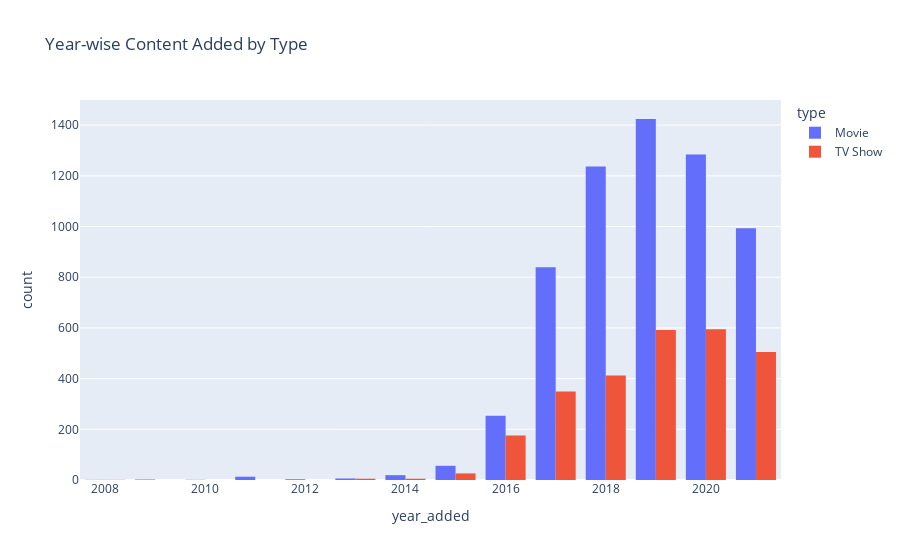

Source (notebook cell):
### Code cell
import plotly.express as px

fig = px.histogram(df, x='year_added', color='type', barmode='group',
                   title="Year-wise Content Added by Type")
fig.show()

### Figure 1 — Plotly figure (JSON) as saved in the notebook; plotly's stock layout.template omitted (floating-point values rounded to 4 significant figures; data arrays with more than 128 entries replaced by an {"elided": "..."} marker saying what was removed)
{"data": [{"alignmentgroup": "True", "bingroup": "x", "hovertemplate": "type=Movie<br>year_added=%{x}<br>count=%{y}<extra></extra>", "legendgroup": "Movie", "marker": {"color": "#636efa", "pattern": {"shape": ""}}, "name": "Movie", "offsetgroup": "Movie", "orientation": "v", "showlegend": true, "type": "histogram", "x": {"elided": "6131 float values"}, "xaxis": "x", "yaxis": "y"}, {"alignmentgroup": "True", "bingroup": "x", "hovertemplate": "type=TV Show<br>year_added=%{x}<br>count=%{y}<extra></extra>", "legendgroup": "TV Show", "marker": {"color": "#EF553B", "pattern": {"shape": ""}}, "name": "TV Show", "offsetgroup": "TV Show", "orientation": "v", "showlegend": true, "type": "histogram", "x": {"elided": "2676 float values"}, "xaxis": "x", "yaxis": "y"}], "layout": {"barmode": "group", "legend": {"title": {"text": "type"}, "tracegroupgap": 0}, "title": {"text": "Year-wise Content Added by Type"}, "xaxis": {"anchor": "y", "domain": [0, 1], "title": {"text": "year_added"}}, "yaxis": {"anchor": "x", "domain": [0, 1], "title": {"text": "count"}}}}
